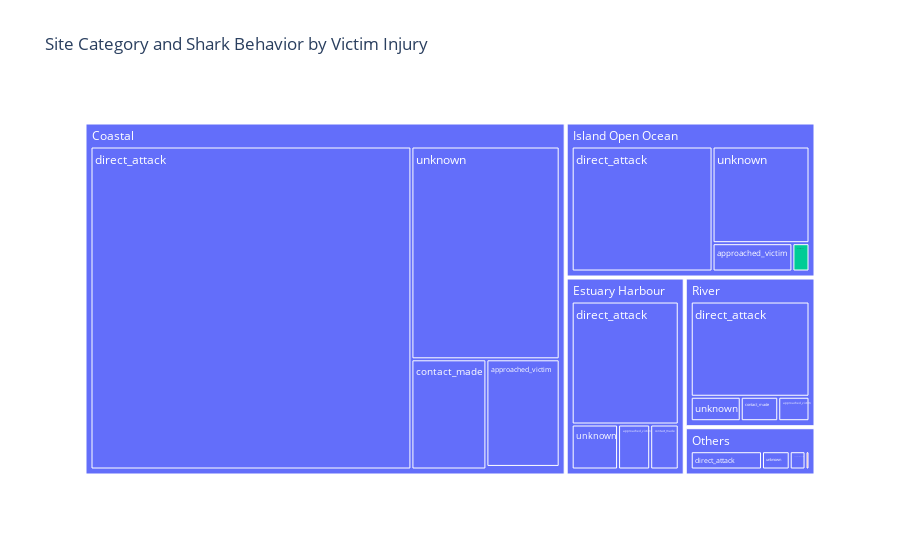

The notebook cell saved with this chart:
### Code cell
# Prepare data
treemap_data = df[['site_category_cleaned', 'shark_behaviour_generic', 'victim_injury']].dropna()

# Create treemap
treemap_fig = px.treemap(
    treemap_data,
    path=['site_category_cleaned', 'shark_behaviour_generic'],
    color='victim_injury',
    title='Site Category and Shark Behavior by Victim Injury',
    labels={
        'site_category_cleaned': 'Site Category',
        'shark_behaviour_generic': 'Shark Behavior',
        'victim_injury': 'Victim Injury'
    }
)

# Show plot
treemap_fig.show()

### Figure 1 — Plotly figure (JSON) as saved in the notebook; plotly's stock layout.template omitted (floating-point values rounded to 4 significant figures)
{"data": [{"branchvalues": "total", "customdata": [["(?)"], ["injured"], ["(?)"], ["(?)"], ["(?)"], ["(?)"], ["(?)"], ["(?)"], ["(?)"], ["(?)"], ["(?)"], ["(?)"], ["uninjured"], ["(?)"], ["(?)"], ["(?)"], ["(?)"], ["(?)"], ["(?)"], ["(?)"], ["(?)"], ["(?)"], ["(?)"], ["(?)"], ["injured"], ["(?)"]], "domain": {"x": [0, 1], "y": [0, 1]}, "hovertemplate": "labels=%{label}<br>count=%{value}<br>parent=%{parent}<br>id=%{id}<br>Victim Injury=%{customdata[0]}<extra></extra>", "ids": ["Coastal/approached_victim", "Coastal/unseen", "River/unknown", "Island Open Ocean/unknown", "River/direct_attack", "Others/direct_attack", "Estuary Harbour/direct_attack", "Coastal/direct_attack", "River/contact_made", "Island Open Ocean/direct_attack", "Others/approached_victim", "River", "Island Open Ocean/contact_made", "Estuary Harbour/contact_made", "Coastal/contact_made", "River/approached_victim", "Coastal/unknown", "Estuary Harbour/unknown", "Others/unknown", "Island Open Ocean/approached_victim", "Estuary Harbour/approached_victim", "Coastal", "Estuary Harbour", "Island Open Ocean", "Others/contact_made", "Others"], "labels": ["approached_victim", "unseen", "unknown", "unknown", "direct_attack", "direct_attack", "direct_attack", "direct_attack", "contact_made", "direct_attack", "approached_victim", "River", "contact_made", "contact_made", "contact_made", "approached_victim", "unknown", "unknown", "unknown", "approached_victim", "approached_victim", "Coastal", "Estuary Harbour", "Island Open Ocean", "contact_made", "Others"], "marker": {"colors": ["#636efa", "#EF553B", "#636efa", "#636efa", "#636efa", "#636efa", "#636efa", "#636efa", "#636efa", "#636efa", "#636efa", "#636efa", "#00cc96", "#636efa", "#636efa", "#636efa", "#636efa", "#636efa", "#636efa", "#636efa", "#636efa", "#636efa", "#636efa", "#636efa", "#EF553B", "#636efa"]}, "name": "", "parents": ["Coastal", "Coastal", "River", "Island Open Ocean", "River", "Others", "Estuary Harbour", "Coastal", "River", "Island Open Ocean", "Others", "", "Island Open Ocean", "Estuary Harbour", "Coastal", "River", "Coastal", "Estuary Harbour", "Others", "Island Open Ocean", "Estuary Harbour", "", "", "", "Others", ""], "type": "treemap", "values": [42, 1, 8, 58, 74, 18, 82, 552, 6, 109, 4, 93, 3, 8, 44, 5, 168, 13, 7, 14, 9, 807, 112, 184, 1, 30]}], "layout": {"legend": {"tracegroupgap": 0}, "title": {"text": "Site Category and Shark Behavior by Victim Injury"}}}
